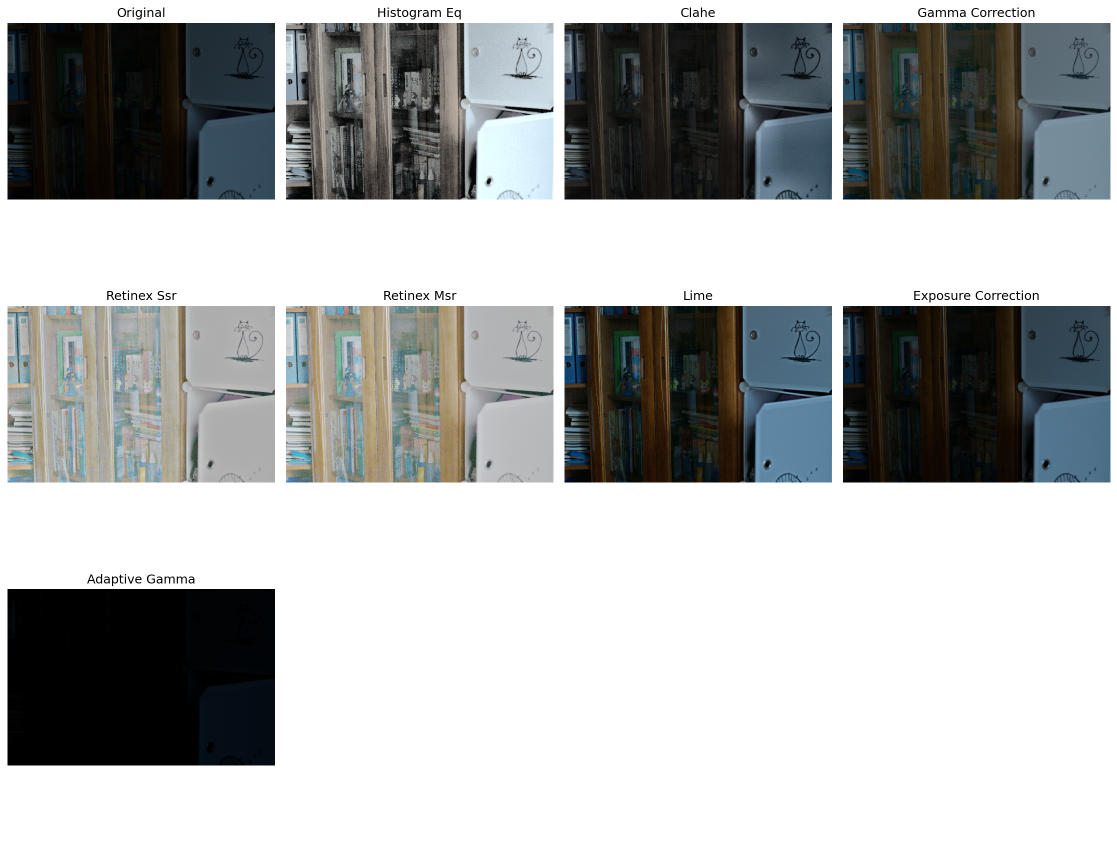
#> input picture traditional_model/traditional_comparison.png, 2234 x 1681 px (shown at 1/2 size)
$ python -i traditional_models_experiment.py   (imports and definitions only)
#> lines starting #> are read from the running program, lines starting #| are printed output that depends on the picture
#> further down, picture is the input picture: shape (1681, 2234, 3); mean B, G, R 174.4, 174.5, 172.4
"""
Traditional Low-Light Image Enhancement Models Experimentation Script

This script implements traditional methods for low-light image enhancement
as referenced in the paper "Semantic-Guided Zero-Shot Learning for Low-Light Image/Video Enhancement"

Traditional methods implemented:
1. Histogram Equalization (HE)
2. Contrast Limited Adaptive Histogram Equalization (CLAHE)
3. Gamma Correction
4. Retinex-based Enhancement
5. LIME (Low-light Image Enhancement via Illumination Map Estimation)
6. Simple Exposure Correction

Author: Based on research paper 2110.00970v4.pdf
"""

import os
import cv2
import numpy as np
import glob
import time
import argparse
from PIL import Image
import matplotlib.pyplot as plt
from scipy.ndimage import gaussian_filter
from skimage import exposure, filters
from skimage.restoration import denoise_bilateral
import warnings
# [1 line not run here, left out]

class TraditionalEnhancer:
    """Traditional low-light image enhancement methods"""

    def __init__(self):
        self.methods = {
            'histogram_eq': self.histogram_equalization,
            'clahe': self.clahe_enhancement,
            'gamma_correction': self.gamma_correction,
            'retinex_ssr': self.single_scale_retinex,
            'retinex_msr': self.multi_scale_retinex,
            'lime': self.lime_enhancement,
            'exposure_correction': self.exposure_correction,
            'adaptive_gamma': self.adaptive_gamma_correction
        }

    def histogram_equalization(self, image):
        """Traditional Histogram Equalization"""
        if len(image.shape) == 3:
            # Convert to YUV and equalize Y channel
            yuv = cv2.cvtColor(image, cv2.COLOR_BGR2YUV)
#> yuv: shape (1681, 2234, 3); mean of channels 0, 1, 2 173.9, 128.2, 126.7
            yuv[:,:,0] = cv2.equalizeHist(yuv[:,:,0])
#> yuv: shape (1681, 2234, 3); mean of channels 0, 1, 2 162.4, 128.2, 126.7
            enhanced = cv2.cvtColor(yuv, cv2.COLOR_YUV2BGR)
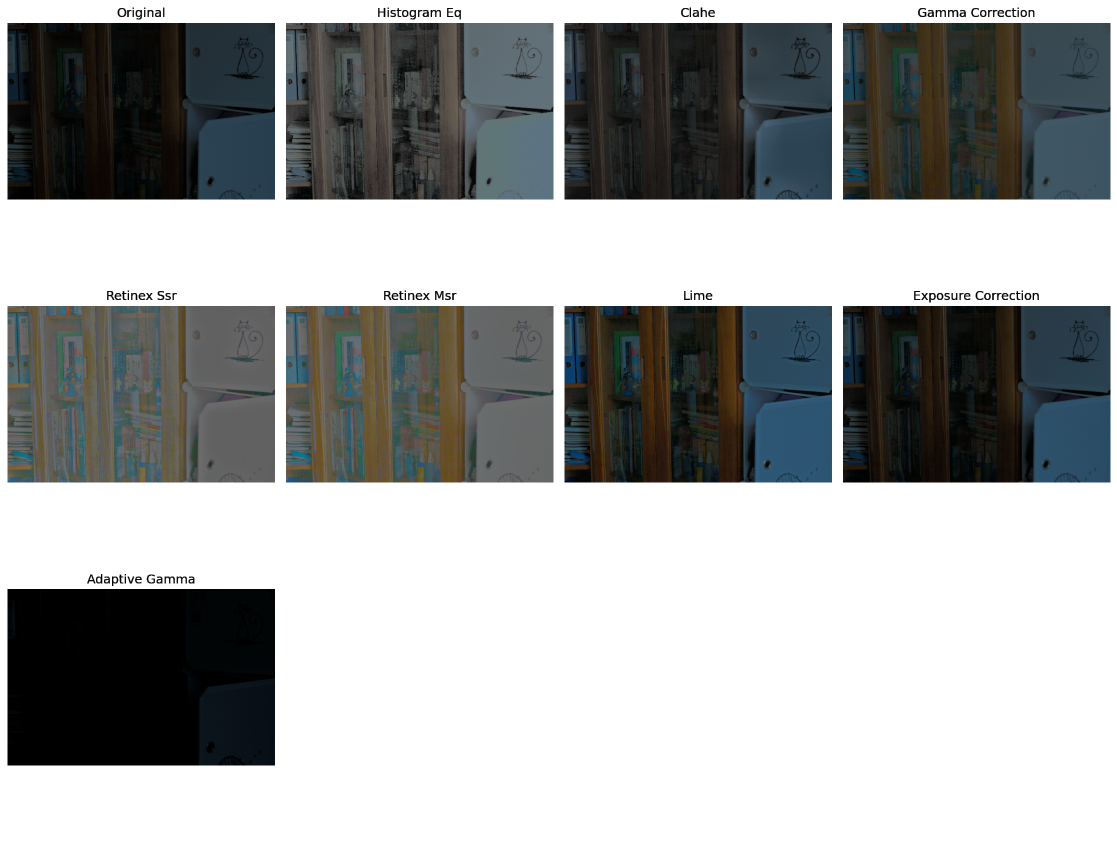
#> enhanced: shape (1681, 2234, 3) (shown at 1/2 size); mean B, G, R 162.8, 163, 160.9
        else:
            enhanced = cv2.equalizeHist(image)
        return enhanced

    # [105 lines left out: functions clahe_enhancement, gamma_correction, adaptive_gamma_correction, single_scale_retinex, multi_scale_retinex, lime_enhancement and 1 more, not called in this run]

class TraditionalExperiment:
    """Experiment runner for traditional enhancement methods"""

    # [16 lines left out: functions __init__, load_image, not called in this run]

    def save_image(self, image, output_path):
        """Save enhanced image"""
        cv2.imwrite(output_path, image)

    # [159 lines left out: functions enhance_single_image, run_experiment, create_comparison_grid, main, not called in this run]

# [2 lines not run here, left out]

>>> import cv2
>>> picture = cv2.imread('traditional_comparison.png')
>>> result = TraditionalEnhancer().histogram_equalization(picture)

$ run again, on traditional_model/test_input/02.jpg
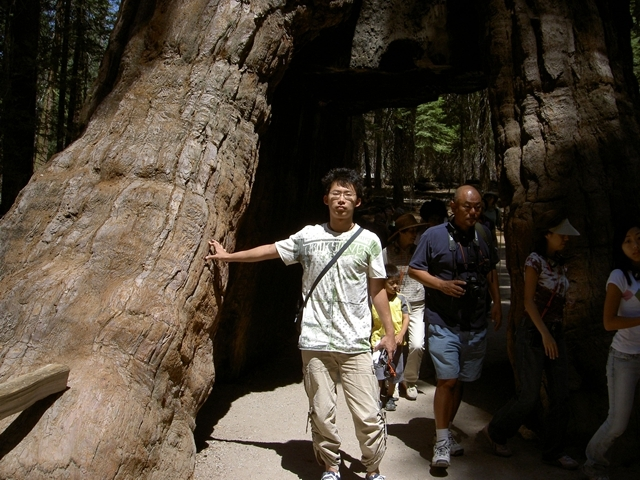
#> input picture traditional_model/test_input/02.jpg, 640 x 480 px
#> picture is the input picture: shape (480, 640, 3); mean B, G, R 51.7, 63.4, 73.1
#> in histogram_equalization, `enhanced = cv2.cvtColor(yuv, cv2.COLOR_YUV2BGR)`:
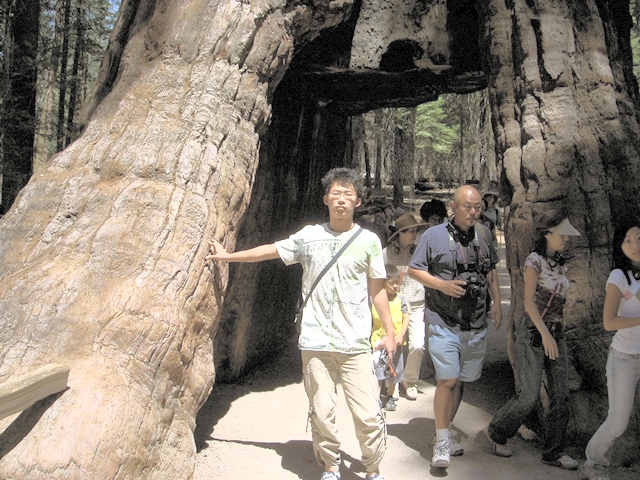
#> enhanced: shape (480, 640, 3); mean B, G, R 114.6, 125.8, 135.5
